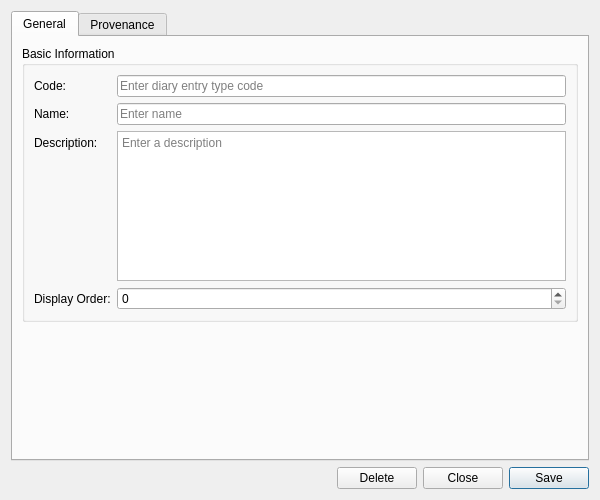
<?xml version="1.0" encoding="UTF-8"?>
<ui version="4.0">
 <class>DiaryEntryTypeDetailDialog</class>
 <widget class="QWidget" name="DiaryEntryTypeDetailDialog">
  <property name="geometry">
   <rect>
    <x>0</x>
    <y>0</y>
    <width>600</width>
    <height>500</height>
   </rect>
  </property>
  <property name="sizePolicy">
   <sizepolicy hsizetype="Preferred" vsizetype="Preferred">
    <horstretch>0</horstretch>
    <verstretch>0</verstretch>
   </sizepolicy>
  </property>
  <property name="minimumSize">
   <size>
    <width>600</width>
    <height>500</height>
   </size>
  </property>
  <property name="windowTitle">
   <string>Diary Entry Type Details</string>
  </property>
  <layout class="QVBoxLayout" name="verticalLayout">
   <item>
    <widget class="QTabWidget" name="tabWidget">
     <property name="currentIndex"><number>0</number></property>
     <widget class="QWidget" name="generalTab">
      <attribute name="title"><string>General</string></attribute>
      <layout class="QVBoxLayout" name="generalLayout">
       <item>
        <widget class="QGroupBox" name="basicInfoGroup">
         <property name="title">
          <string>Basic Information</string>
         </property>
         <layout class="QFormLayout" name="formLayout">
          <item row="0" column="0">
           <widget class="QLabel" name="labelCode">
            <property name="text">
             <string>Code:</string>
            </property>
           </widget>
          </item>
          <item row="0" column="1">
           <widget class="QLineEdit" name="codeEdit">
            <property name="placeholderText">
             <string>Enter diary entry type code</string>
            </property>
            <property name="readOnly">
             <bool>true</bool>
            </property>
           </widget>
          </item>
          <item row="1" column="0">
           <widget class="QLabel" name="labelName">
            <property name="text">
             <string>Name:</string>
            </property>
           </widget>
          </item>
          <item row="1" column="1">
           <widget class="QLineEdit" name="nameEdit">
            <property name="placeholderText">
             <string>Enter name</string>
            </property>
           </widget>
          </item>
          <item row="2" column="0">
           <widget class="QLabel" name="labelDescription">
            <property name="text">
             <string>Description:</string>
            </property>
           </widget>
          </item>
          <item row="2" column="1">
           <widget class="QPlainTextEdit" name="descriptionEdit">
            <property name="minimumSize">
             <size>
              <width>0</width>
              <height>80</height>
             </size>
            </property>
            <property name="maximumSize">
             <size>
              <width>16777215</width>
              <height>150</height>
             </size>
            </property>
            <property name="placeholderText">
             <string>Enter a description</string>
            </property>
           </widget>
          </item>
          <item row="3" column="0">
           <widget class="QLabel" name="labelDisplayOrder">
            <property name="text">
             <string>Display Order:</string>
            </property>
           </widget>
          </item>
          <item row="3" column="1">
           <widget class="QSpinBox" name="displayOrderEdit">
            <property name="minimum">
             <number>0</number>
            </property>
            <property name="maximum">
             <number>9999</number>
            </property>
           </widget>
          </item>
         </layout>
        </widget>
       </item>
       <item>
        <spacer name="verticalSpacer">
         <property name="orientation">
          <enum>Qt::Vertical</enum>
         </property>
         <property name="sizeHint" stdset="0">
          <size>
           <width>20</width>
           <height>40</height>
          </size>
         </property>
        </spacer>
       </item>
      </layout>
     </widget>
     <widget class="QWidget" name="provenanceTab">
      <attribute name="title"><string>Provenance</string></attribute>
      <layout class="QVBoxLayout" name="provenanceTabLayout">
       <item>
        <widget class="ores::qt::ProvenanceWidget" name="provenanceWidget" native="true"/>
       </item>
      </layout>
     </widget>
    </widget>
   </item>
   <item>
    <layout class="QHBoxLayout" name="buttonLayout">
     <item>
      <spacer name="horizontalSpacer">
       <property name="orientation">
        <enum>Qt::Horizontal</enum>
       </property>
       <property name="sizeHint" stdset="0">
        <size>
         <width>40</width>
         <height>20</height>
        </size>
       </property>
      </spacer>
     </item>
     <item>
      <widget class="QPushButton" name="deleteButton">
       <property name="text">
        <string>Delete</string>
       </property>
      </widget>
     </item>
     <item>
      <widget class="QPushButton" name="closeButton">
       <property name="text">
        <string>Close</string>
       </property>
      </widget>
     </item>
     <item>
      <widget class="QPushButton" name="saveButton">
       <property name="text">
        <string>Save</string>
       </property>
       <property name="default">
        <bool>true</bool>
       </property>
      </widget>
     </item>
    </layout>
   </item>
  </layout>
 </widget>
 <customwidgets>
  <customwidget>
   <class>ores::qt::ProvenanceWidget</class>
   <extends>QWidget</extends>
   <header>ores.qt/ProvenanceWidget.hpp</header>
  </customwidget>
 </customwidgets>
 <resources/>
 <connections/>
</ui>
